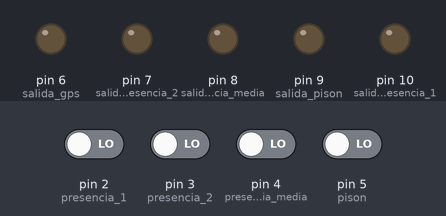
A sketch run on a simulated Arduino Uno, built with avr-gcc and run on an emulated ATmega328P. Parts: output pins drawn as LEDs (lit = HIGH). Inputs (shaded band) come from the test bench; at power-on: pin 2 (presencia_1), pin 3 (presencia_2), pin 4 (presencia_media), pin 5 (pison) LOW. What the sketch prints to the serial monitor is not drawn.

Above: at 1.2 s.
1.3 s: pin 2 (presencia_1) driven HIGH
At 3.5 s:
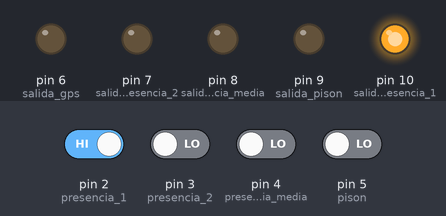
4.2 s: pin 3 (presencia_2) driven HIGH
At 6.8 s:
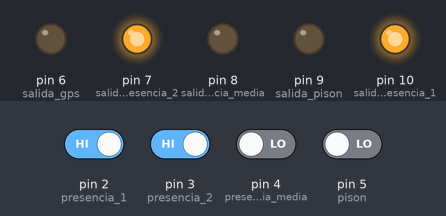
7.1 s: pin 4 (presencia_media) driven HIGH
At 9.1 s:
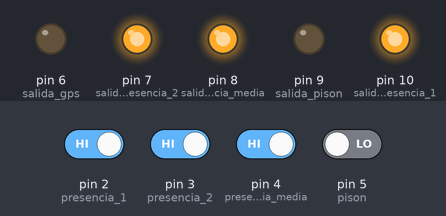
10.0 s: pin 5 (pison) driven HIGH
At 12.5 s:
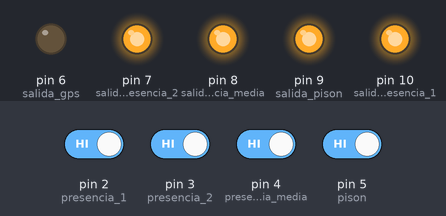
12.9 s: pin 5 (pison) driven LOW
At 13.6 s:
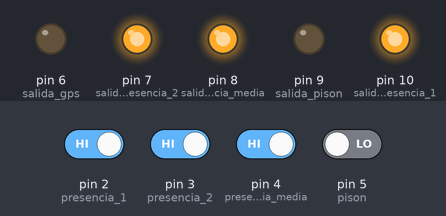
14.4 s: pin 2 (presencia_1) driven LOW
At 15.7 s:
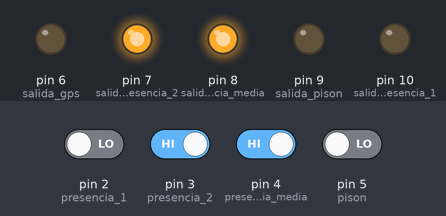
Timing chart, 0 to 16.9 s (numbered marks = the images above; inputs shaded):
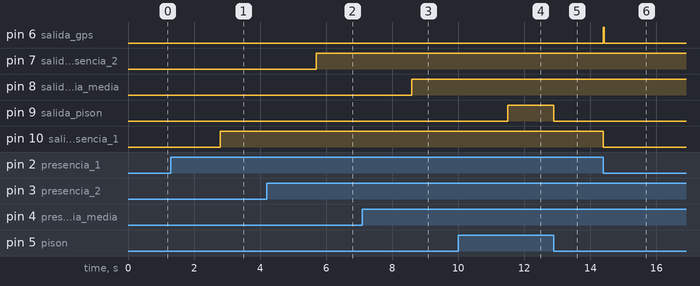

Measured:
- after the input at 1.3 s, pin 10 (salida_presencia_1): LOW → HIGH after 1.5 s
- after the input at 4.2 s, pin 7 (salida_presencia_2): LOW → HIGH after 1.5 s
- after the input at 7.1 s, pin 8 (salida_presencia_media): LOW → HIGH after 1.5 s
- after the input at 10.0 s, pin 9 (salida_pison): LOW → HIGH after 1.5 s
- after the input at 12.9 s, pin 9 (salida_pison): HIGH → LOW at once
- after the input at 14.4 s, pin 6 (salida_gps): LOW → HIGH at once, → LOW 0.03 s later; pin 10 (salida_presencia_1): HIGH → LOW at once

The sketch:

138_final_170521.ino
```cpp
/* Este programa cuenta los carros subidos con la plataforma, bien sean carros sueltos u un carro grande, y lo muestra en el display de un GPS específico, solo emite una señal de salida siempre y cuando se cumpla:
Las presencias y el pison (plataforma) han sido activados mas de 1.5 segundos, si la plataforma esta activa no hace nada.
3 señales presenciales y una de plataforma, con las presenciales podemos contar unitariamente, en conjunto o si es un carro grande que esten presentes las 3 señales y la plataforma
*/
#include <EEPROM.h>
const char STX = '\x02';            // variable necesaria para mostrado (comienzo) en GCD17
const char ETX = '\x03';            // variable necesaria para mostrado (fin) en GCD17

//presencias
int presencia_1 = 2;                // sensor de presencia 1
int salida_presencia_1 = 10;         // salida de sensor presencia a led

int presencia_2 = 3;                // sensor de presencia 2
int salida_presencia_2 = 7;         // salida de sensor presencia a led

int presencia_media = 4;                // sensor de presencia media
int salida_presencia_media = 8;         // salida de sensor presencia a led

//temporizaciones
unsigned long T_inicio_puls_pres_1 = 0;          // inicio a 0
unsigned long T_inicio_puls_pres_2 = 0;          // inicio a 0
unsigned long T_inicio_puls_pres_media = 0;      // inicio a 0
unsigned long T_inicio_puls_pison = 0;           // inicio a 0
unsigned long T_pulsado_1;                       // tiempo para cálculo antirebote y de presencia
unsigned long T_pulsado_2;                       // tiempo para cálculo antirebote y de presencia
unsigned long T_pulsado_media;                   // tiempo para cálculo antirebote y de presencia
unsigned long T_pulsado_pison;                   // tiempo para cálculo antirebote y de presencia

//pison
int pison = 5;                                  // sensor de plataforma
int salida_pison = 9;                           // salida de sensor cierre a led


// Variables

int variable_salida_presencia_1 = 0 ;
int estado_presencia_1;                     // variable de la presencia
int variable_salida_presencia_2 = 0 ;
int estado_presencia_2;                       // variable de la presencia
int variable_salida_presencia_media = 0 ;
int estado_presencia_media;                   // variable de la presencia
int variable_salida_pison = 0;
int estado_pison;                                 // variable de la plataforma
int variable_gps_3 = 0;                         // cambiará cuando la presencia_1, presencia_2 y el pison esten en 1
int variable_gps_1 = 0;
int estado_anterior_variable_gps_1 = LOW;
int variable_gps_2 = 0;
int estado_anterior_variable_gps_2 = LOW;
int estado_anterior_variable_media = LOW;

//gps
int salida_gps = 6;                         // asigno salida 7 hacia el guarda
int contador_cubo_1 = 0;                    // contador cubos lado izq
int contador_cubo_2 = 0;                    // contador cubos lado derch
int contador_2_cubos = 0;                   // contador cuando se elevan 2 cubos a la vez
int contador_contenedor = 0;                // contador contenedor
int contador_ele = 0;                       // contador general de elevaciones
char cadena[] = "Acumulado - ";             // cadena de texto que muestra en GPS

void setup() {
  Serial.begin(9600);                        // inicializo puerto serie
  //presencias
  pinMode(presencia_1, INPUT);               // El presencia_1 será entrada de sensor.
  pinMode(salida_presencia_1, OUTPUT);       // El salida_presencia_1 será salida hacia LED
  pinMode(presencia_2, INPUT);               // El presencia_2 será entrada de sensor.
  pinMode(salida_presencia_2, OUTPUT);       // El salida_presencia_2 será salida hacia LED
  pinMode(presencia_media, INPUT);            // El presencia_media será entrada de sensor central.
  pinMode(salida_presencia_media, OUTPUT);    // El salida_presencia_media será salida hacia LED
  //pison
  pinMode(pison, INPUT);                      // El pison será entrada pulsador.
  pinMode(salida_pison, OUTPUT);              // El salida_pison será salida led.
  //gps
  pinMode(salida_gps, OUTPUT);                // El salida_gps será salida hacia gps
                }

void loop() {
  // tratado de la presencia 1//
  if (estado_pison == HIGH) {} else {                                                                                    //si el pison esta activo no se hace nada
   estado_presencia_1 = digitalRead(presencia_1);                                                                        //asigna el estado de la presencia a la variable
  if (estado_presencia_1 == HIGH & T_inicio_puls_pres_1 == 0)                                                            //compara si esta en 1 y el tiempo pulsado sigue a 0
      {T_inicio_puls_pres_1 = millis();}                                                                                 //inicializo el tiempo pulsado con el tiempo maquina
   T_pulsado_1 = millis() - T_inicio_puls_pres_1;                                                                        //tiempo de pulsado
  if ( T_pulsado_1 >= 150 & estado_presencia_1 == LOW) T_inicio_puls_pres_1=0 ;                                          //evito rebote
  if (T_inicio_puls_pres_1 != 0)                                                                                         //
      {if (T_pulsado_1 >= 1500){digitalWrite(salida_presencia_1, HIGH);variable_salida_presencia_1 = 1;} }               //si el tiempo de pulsado es superior a 1,5s enciende el led y su variable la pone a 1
      else {digitalWrite(salida_presencia_1, LOW);variable_salida_presencia_1 = 0;}}

    // tratado de la presencia 2//
  if (estado_pison == HIGH) {} else { //si el pison esta activo no se hace nada
   estado_presencia_2 = digitalRead(presencia_2);                                                                        //asigna el estado de la presencia a la variable
  if (estado_presencia_2 == HIGH & T_inicio_puls_pres_2 == 0)                                                            //compara si esta en 1 y el tiempo pulsado sigue a 0
      {T_inicio_puls_pres_2 = millis();}                                                                                 //inicializo el tiempo pulsado con el tiempo maquina
   T_pulsado_2 = millis() - T_inicio_puls_pres_2;                                                                        //tiempo de pulsado
  if (T_pulsado_2 >= 150 & estado_presencia_2 == LOW) T_inicio_puls_pres_2=0 ;                                           //evito rebote
  if (T_inicio_puls_pres_2 != 0)
      {if (T_pulsado_2 >= 1500){digitalWrite(salida_presencia_2, HIGH);variable_salida_presencia_2 = 1;} }               //si el tiempo de pulsado es superior a 1,5s enciende el led y su variable la pone a 1
      else {digitalWrite(salida_presencia_2, LOW);variable_salida_presencia_2 = 0;}}

   // tratado de la media//
  if (estado_pison == HIGH) {} else {
   estado_presencia_media = digitalRead(presencia_media);
  if (estado_presencia_media == HIGH & T_inicio_puls_pres_media == 0)
      {T_inicio_puls_pres_media = millis();}
   T_pulsado_media = millis() - T_inicio_puls_pres_media;
  if (T_pulsado_media >= 150 & estado_presencia_media == LOW) T_inicio_puls_pres_media=0 ;
  if (T_inicio_puls_pres_media != 0)
      {if (T_pulsado_media >= 1500){digitalWrite(salida_presencia_media, HIGH);variable_salida_presencia_media = 1; } }
      else {digitalWrite(salida_presencia_media, LOW);variable_salida_presencia_media = 0;}}

  // tratado del pison//
   estado_pison = digitalRead(pison);
  if (estado_pison == HIGH & T_inicio_puls_pison == 0)
      {T_inicio_puls_pison = millis();}
   T_pulsado_pison = millis() - T_inicio_puls_pison;
  if (T_pulsado_pison >= 150 & estado_pison == LOW) T_inicio_puls_pison=0;
  if (T_inicio_puls_pison != 0)
      {if (millis() - T_inicio_puls_pison >= 1500){digitalWrite(salida_pison, HIGH); variable_salida_pison = 1;} }
      else {digitalWrite(salida_pison, LOW);variable_salida_pison = 0;}

  //Tratado de la salida gps
  if (variable_gps_1 = (variable_salida_presencia_1 == 1  &  variable_salida_pison == 1 )) { estado_anterior_variable_gps_1 = HIGH; T_inicio_puls_pres_2 = millis() ;}
  if (estado_presencia_1 == LOW & estado_pison == LOW & estado_anterior_variable_gps_1 == HIGH  )
    {salida_gps1();} else {digitalWrite(salida_gps, LOW);}
  if (variable_gps_2 = (variable_salida_presencia_2 == 1  &  variable_salida_pison == 1 )) { estado_anterior_variable_gps_2 = HIGH; T_inicio_puls_pres_1 = millis(); }
  if (estado_presencia_2 == LOW & estado_pison == LOW & estado_anterior_variable_gps_2 == HIGH  )
    {salida_gps1();} else {digitalWrite(salida_gps, LOW);}
  if (variable_salida_presencia_media == 1  &  variable_salida_presencia_1 == 1 &  variable_salida_presencia_2 == 1) {estado_anterior_variable_media = HIGH;}
  if (estado_presencia_media == LOW & estado_pison == LOW & estado_anterior_variable_media == HIGH  )
    {salida_gps1();} else {digitalWrite(salida_gps, LOW);}

   //EEPROM.put(0, 0); Serial.print ("Acum.Anterior - ");Serial.println( EEPROM.get(0, contador_ele) );               // solo para inicializar, ponemos a 0 el contador general en la posición 0
   //EEPROM.put(10, cadena); Serial.println( EEPROM.get(10, cadena) );                                                //escribimos la cadena en posicion 10
      }

  // Subrutina salida gps.
  void salida_gps1(){
     Serial.print(STX);
     Serial.print ("Acum.Anterior - ");Serial.println( EEPROM.get(0, contador_ele) );
      digitalWrite(salida_gps, HIGH);
  if (digitalRead(salida_gps) == HIGH){                                                                               // comprueba que la salida este en alto
      contador_ele++;                                                                                                 // aumenta 1 si salida en alto
  if (estado_anterior_variable_media == HIGH )
      {Serial.print("Contenedor - ");contador_contenedor++;Serial.println(contador_contenedor);}  else
  if (estado_anterior_variable_gps_1 == HIGH & estado_anterior_variable_gps_2 == HIGH )
      {Serial.print("2 cubos - ");contador_2_cubos++;contador_2_cubos++;Serial.println(contador_2_cubos);}  else
  if (variable_gps_1 == LOW & estado_anterior_variable_gps_1 == HIGH )
      {Serial.print("cubo izq - ");contador_cubo_1++; Serial.println(contador_cubo_1);}   else                        // muestra el número de envios
  if (variable_gps_2 == LOW & estado_anterior_variable_gps_2 == HIGH )
      {Serial.print("cubo drch - ");contador_cubo_2++;Serial.println(contador_cubo_2);}                               // muestra el número de envios

  if (EEPROM.read (0) <= contador_ele) {EEPROM.put(0, contador_ele++); }
    Serial.print( EEPROM.get(10, cadena) );
    Serial.println( EEPROM.get(0, contador_ele) );
    Serial.print(ETX);
                                }
   delay(25);
  estado_anterior_variable_gps_1 = LOW;
  estado_anterior_variable_gps_2 = LOW;
  variable_salida_presencia_media = LOW;
  variable_salida_presencia_1 = 0 ;
  variable_salida_presencia_2 = 0 ;
  variable_salida_pison = 0;
  variable_gps_3 = 0;
  variable_gps_1 = 0;
  variable_gps_2 = 0;
  estado_anterior_variable_media = LOW;

      }
```
